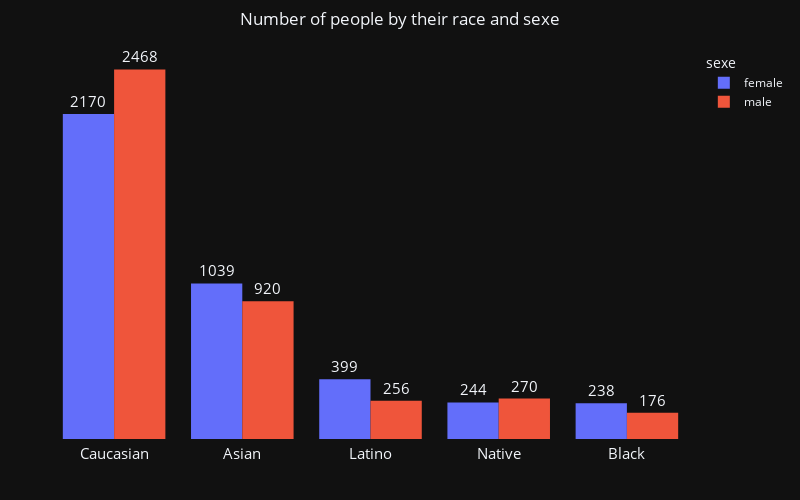

Here is the notebook cell this chart was saved with:
### Code cell
# Display race distribution
fig = px.histogram(df, 
                x="etnies",
                color='sexe',
                title= "Number of people by their race and sexe",
                barmode ='group',
                text_auto=True
                )
fig.update_traces(textposition = 'outside', textfont_size = 15)
fig.update_layout(title_x = 0.5,
                  autosize = True,
                  width=800,
                  height=500,
                  margin=dict(l=50,r=50,b=50,t=50,pad=4),
                  yaxis = {'visible': False},
                  xaxis_title = '',
                  template = 'plotly_dark'
                  )
fig.update_xaxes(tickfont_size=15, tickmode='linear', categoryorder = 'total descending')                               
fig.show()

### Figure 1 — Plotly figure (JSON) as saved in the notebook; plotly's stock layout.template omitted (floating-point values rounded to 4 significant figures; data arrays with more than 128 entries replaced by an {"elided": "..."} marker saying what was removed)
{"data": [{"alignmentgroup": "True", "bingroup": "x", "hovertemplate": "sexe=female<br>etnies=%{x}<br>count=%{y}<extra></extra>", "legendgroup": "female", "marker": {"color": "#636efa", "pattern": {"shape": ""}}, "name": "female", "offsetgroup": "female", "orientation": "v", "showlegend": true, "textfont": {"size": 15}, "textposition": "outside", "texttemplate": "%{value}", "type": "histogram", "x": {"elided": "4090 str values"}, "xaxis": "x", "yaxis": "y"}, {"alignmentgroup": "True", "bingroup": "x", "hovertemplate": "sexe=male<br>etnies=%{x}<br>count=%{y}<extra></extra>", "legendgroup": "male", "marker": {"color": "#EF553B", "pattern": {"shape": ""}}, "name": "male", "offsetgroup": "male", "orientation": "v", "showlegend": true, "textfont": {"size": 15}, "textposition": "outside", "texttemplate": "%{value}", "type": "histogram", "x": {"elided": "4090 str values"}, "xaxis": "x", "yaxis": "y"}], "layout": {"autosize": true, "barmode": "group", "height": 500, "legend": {"title": {"text": "sexe"}, "tracegroupgap": 0}, "margin": {"b": 50, "l": 50, "pad": 4, "r": 50, "t": 50}, "title": {"text": "Number of people by their race and sexe", "x": 0.5}, "width": 800, "xaxis": {"anchor": "y", "categoryorder": "total descending", "domain": [0, 1], "tickfont": {"size": 15}, "tickmode": "linear", "title": {"text": ""}}, "yaxis": {"anchor": "x", "domain": [0, 1], "title": {"text": "count"}, "visible": false}}}
